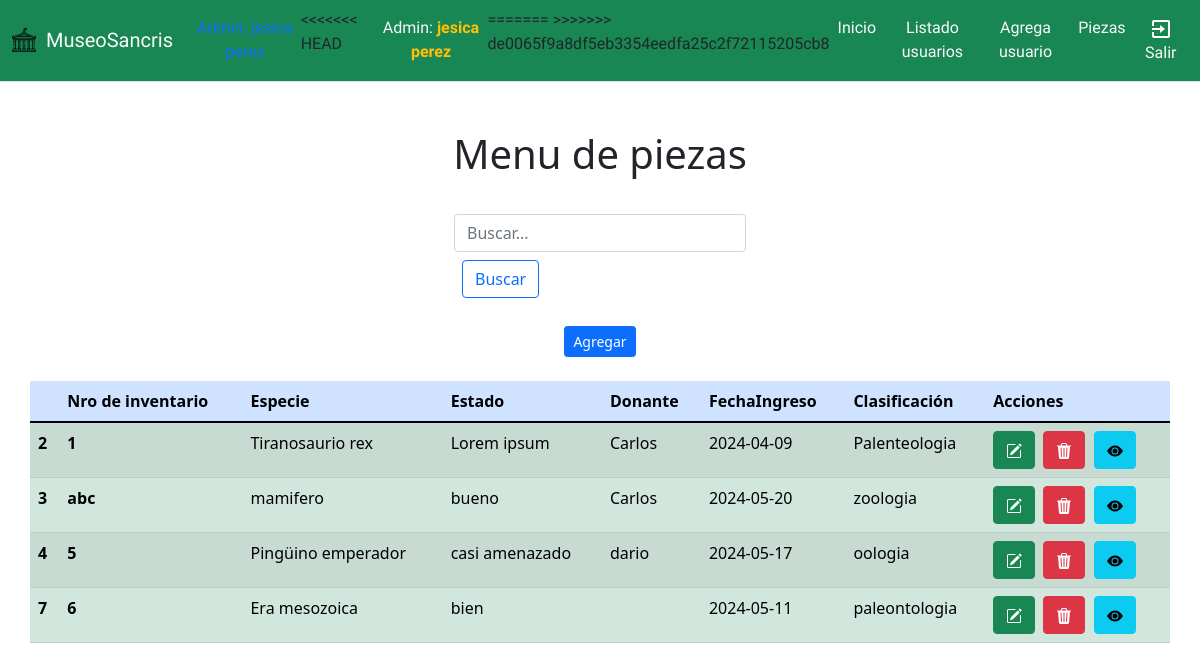
/menupiezas.php (signed in), run on the app's committed database.
### tables this page shows
CREATE TABLE `piezas` (
  `idPiezas` int(11) NOT NULL,
  `numeroInventario` varchar(255) NOT NULL,
  `especie` varchar(255) DEFAULT NULL,
  `estadoConservacion` varchar(255) DEFAULT NULL,
  `fechaIngreso` date NOT NULL,
  `Cantidad_piezas` int(11) NOT NULL,
  `clasificacion` varchar(250) NOT NULL,
  `observacion` varchar(250) DEFAULT NULL,
  `usuarios_idusuarios` int(11) NOT NULL,
  `Donante_idDonante1` int(11) NOT NULL
);

CREATE TABLE `donante` (
  `idDonante` int(11) NOT NULL,
  `nombreyape` varchar(255) NOT NULL,
  `fecha` date NOT NULL
);

### menupiezas.php (the view, shortened to what this page needs)
<?php
require_once "conexion.php";
$sql= "SELECT piezas.idPiezas,piezas.numeroInventario,piezas.especie,piezas.estadoConservacion, donante.nombreyape,piezas.fechaIngreso,piezas.clasificacion
FROM piezas, donante
WHERE (piezas.Donante_idDonante1=donante.idDonante) ";
$result=mysqli_query($conex,$sql);
?>
<!DOCTYPE html>
<html lang="en">
<head>
<link rel="stylesheet" href="../CSS/nav.css">
</head>
<body>
    <?php
    include ("header.php") ;
    ?>
<section>
<table class="table table-success table-striped">
    <div class="text-center mt-5 mb-3"><h1>Menu de piezas</h1></div>
    <table class="table table-success table-striped container">
            <div class="container col-3 p-1">
                <form class="d-flex" role="buscar" action="menupiezas.php" method="post">
                  <input class="form-control me-2" type="search" placeholder="Buscar..." name="num" id="num" aria-label="Search">
                 <div class="col-6">
                     <button class="btn btn-outline-primary m-2"  type="submit">Buscar</button>
                 </div>
                </form>
              </div>
        <div class="text-center p-3">
            <a class="btn btn-primary btn-sm mb-2" href="form_agregarp.php" role="button">Agregar</a>
    <thead class="table-dark">
    <tr class="table-primary">
    <th scope="col"></th>
    <th scope="col">Nro de inventario</th>
                <th scope="col">Especie</th>
                <th scope="col">Estado</th>
                <th scope="col">Donante</th>
                <th scope="col">FechaIngreso</th>
                <th scope="col">Clasificación</th>
                <th scope="col">Acciones</th>
</tr>
</thead>
           <?php
               if (mysqli_num_rows($result)>0){
            ?>
            <tbody>
            <?php
                While ($fila=mysqli_fetch_array($result)){
            ?>
<tr>
    <th scope="row"><?php echo $fila["idPiezas"]; ?>
    </th>
    <th scope="row"><?php echo $fila["numeroInventario"]; ?>
    </th>
        <td><?php echo $fila["especie"]; ?></td>
        <td><?php echo $fila["estadoConservacion"]; ?></td>
        <td><?php echo $fila["nombreyape"]?></td>
        <td><?php echo $fila["fechaIngreso"]; ?></td>
        <td><?php echo $fila["clasificacion"]; ?></td>
        <td><a class="me-1 btn btn-success  " title="Editar" href="form_editarp.php?idPiezas=<?php echo $fila ['idPiezas'];?>"></a>
        <a class="me-1 btn btn-danger " title="Eliminar" href="form_eliminarp.php?idPiezas=<?php echo $fila ['idPiezas'];?>">
            </a>
        <button class="btn btn-info view-details" title="Ver detalles" data-id="<?php echo $fila['idPiezas']; ?>"><svg xmlns="http://www.w3.org/2000/svg" width="16" height="16" fill="currentColor" class="bi bi-eye-fill" viewBox="0 0 16 16"><path d="M10.5 8a2.5 2.5 0 1 1-5 0 2.5 2.5 0 0 1 5 0"/>
              <path d="M0 8s3-5.5 8-5.5S16 8 16 8s-3 5.5-8 5.5S0 8 0 8m8 3.5a3.5 3.5 0 1 0 0-7 3.5 3.5 0 0 0 0 7"/></svg></button>
        </td>
</tr>
<?php
}
?>
</tbody>
</table>
<?php
	     }else{
          echo "</table></div>";
          echo "<div class='container text-center lead my-3 py-3'><div class='alert alert-danger my-5 py-4'><p><em>No existen especies! </em><a href='index.php' class='text-primary lead ms-2'>Volver</a></p></div></div>";
         }
	   ?>
</section>
</body>
</html>

### data on the page
piezas: idPiezas "2", numeroInventario "1", especie "Tiranosaurio rex", estadoConservacion "Lorem ipsum", Donante_idDonante1.nombreyape "Carlos", fechaIngreso "2024-04-09", clasificacion "Palenteologia"
piezas: idPiezas "3", numeroInventario "abc", especie "mamifero", estadoConservacion "bueno", Donante_idDonante1.nombreyape "Carlos", fechaIngreso "2024-05-20", clasificacion "zoologia"
piezas: idPiezas "4", numeroInventario "5", especie "Pingüino emperador", estadoConservacion "casi amenazado", Donante_idDonante1.nombreyape "dario", fechaIngreso "2024-05-17", clasificacion "oologia"
piezas: idPiezas "7", numeroInventario "6", especie "Era mesozoica", estadoConservacion "bien", fechaIngreso "2024-05-11", clasificacion "paleontologia"

### other printed values
$_SESSION['nombreadmin'] "jesica"
$_SESSION['apellidoadmin'] "perez"
